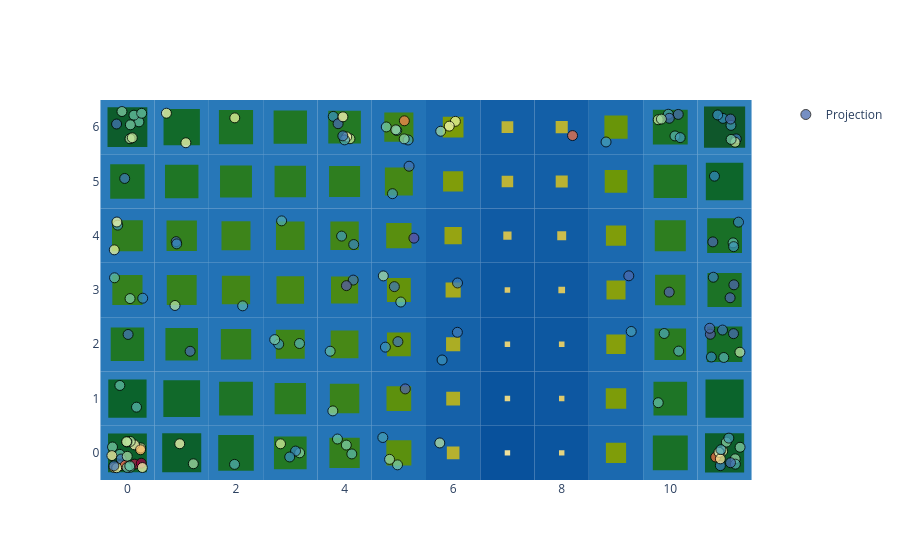

Notebook code cell kept with this figure:
### Code cell
attraction_marker = dict(opacity=.75, size=10, color=X_scaled_QE, colorscale="Spectral_r", line=dict(width=1, color="black"))
basin.pond() \
    .pad_layer() \
    .attraction_layer(X_scaled, jitter_amount=.3, marker=attraction_marker) \
    .visualize();

### Figure 1 — Plotly figure (JSON) as saved in the notebook; plotly's stock layout.template omitted (floating-point values rounded to 4 significant figures; data arrays with more than 128 entries replaced by an {"elided": "..."} marker saying what was removed)
{"data": [{"marker": {"color": {"elided": "150 float values"}, "colorscale": [[0.0, "rgb(94,79,162)"], [0.1, "rgb(50,136,189)"], [0.2, "rgb(102,194,165)"], [0.3, "rgb(171,221,164)"], [0.4, "rgb(230,245,152)"], [0.5, "rgb(255,255,191)"], [0.6, "rgb(254,224,139)"], [0.7, "rgb(253,174,97)"], [0.8, "rgb(244,109,67)"], [0.9, "rgb(213,62,79)"], [1.0, "rgb(158,1,66)"]], "line": {"color": "black", "width": 1}, "opacity": 0.75, "size": 10, "symbol": "circle"}, "mode": "markers", "name": "Projection", "x": {"elided": "150 float values"}, "y": {"elided": "150 float values"}, "type": "scatter"}], "layout": {"shapes": [{"fillcolor": "rgb(47, 127, 188)", "layer": "between", "line": {"width": 0}, "type": "rect", "x0": -0.5, "x1": 0.5, "xref": "x", "y0": -0.5, "y1": 0.5, "yref": "y"}, {"fillcolor": "rgb(47, 127, 188)", "layer": "between", "line": {"width": 0}, "type": "rect", "x0": 0.5, "x1": 1.5, "xref": "x", "y0": -0.5, "y1": 0.5, "yref": "y"}, {"fillcolor": "rgb(43, 123, 186)", "layer": "between", "line": {"width": 0}, "type": "rect", "x0": 1.5, "x1": 2.5, "xref": "x", "y0": -0.5, "y1": 0.5, "yref": "y"}, {"fillcolor": "rgb(40, 120, 184)", "layer": "between", "line": {"width": 0}, "type": "rect", "x0": 2.5, "x1": 3.5, "xref": "x", "y0": -0.5, "y1": 0.5, "yref": "y"}, {"fillcolor": "rgb(37, 117, 183)", "layer": "between", "line": {"width": 0}, "type": "rect", "x0": 3.5, "x1": 4.5, "xref": "x", "y0": -0.5, "y1": 0.5, "yref": "y"}, {"fillcolor": "rgb(31, 111, 179)", "layer": "between", "line": {"width": 0}, "type": "rect", "x0": 4.5, "x1": 5.5, "xref": "x", "y0": -0.5, "y1": 0.5, "yref": "y"}, {"fillcolor": "rgb(20, 96, 168)", "layer": "between", "line": {"width": 0}, "type": "rect", "x0": 5.5, "x1": 6.5, "xref": "x", "y0": -0.5, "y1": 0.5, "yref": "y"}, {"fillcolor": "rgb(8, 81, 156)", "layer": "between", "line": {"width": 0}, "type": "rect", "x0": 6.5, "x1": 7.5, "xref": "x", "y0": -0.5, "y1": 0.5, "yref": "y"}, {"fillcolor": "rgb(11, 85, 159)", "layer": "between", "line": {"width": 0}, "type": "rect", "x0": 7.5, "x1": 8.5, "xref": "x", "y0": -0.5, "y1": 0.5, "yref": "y"}, {"fillcolor": "rgb(27, 105, 175)", "layer": "between", "line": {"width": 0}, "type": "rect", "x0": 8.5, "x1": 9.5, "xref": "x", "y0": -0.5, "y1": 0.5, "yref": "y"}, {"fillcolor": "rgb(42, 122, 186)", "layer": "between", "line": {"width": 0}, "type": "rect", "x0": 9.5, "x1": 10.5, "xref": "x", "y0": -0.5, "y1": 0.5, "yref": "y"}, {"fillcolor": "rgb(48, 128, 189)", "layer": "between", "line": {"width": 0}, "type": "rect", "x0": 10.5, "x1": 11.5, "xref": "x", "y0": -0.5, "y1": 0.5, "yref": "y"}, {"fillcolor": "rgb(47, 127, 188)", "layer": "between", "line": {"width": 0}, "type": "rect", "x0": -0.5, "x1": 0.5, "xref": "x", "y0": 0.5, "y1": 1.5, "yref": "y"}, {"fillcolor": "rgb(45, 125, 187)", "layer": "between", "line": {"width": 0}, "type": "rect", "x0": 0.5, "x1": 1.5, "xref": "x", "y0": 0.5, "y1": 1.5, "yref": "y"}, {"fillcolor": "rgb(41, 121, 185)", "layer": "between", "line": {"width": 0}, "type": "rect", "x0": 1.5, "x1": 2.5, "xref": "x", "y0": 0.5, "y1": 1.5, "yref": "y"}, {"fillcolor": "rgb(38, 118, 184)", "layer": "between", "line": {"width": 0}, "type": "rect", "x0": 2.5, "x1": 3.5, "xref": "x", "y0": 0.5, "y1": 1.5, "yref": "y"}, {"fillcolor": "rgb(36, 116, 182)", "layer": "between", "line": {"width": 0}, "type": "rect", "x0": 3.5, "x1": 4.5, "xref": "x", "y0": 0.5, "y1": 1.5, "yref": "y"}, {"fillcolor": "rgb(31, 110, 179)", "layer": "between", "line": {"width": 0}, "type": "rect", "x0": 4.5, "x1": 5.5, "xref": "x", "y0": 0.5, "y1": 1.5, "yref": "y"}, {"fillcolor": "rgb(21, 97, 169)", "layer": "between", "line": {"width": 0}, "type": "rect", "x0": 5.5, "x1": 6.5, "xref": "x", "y0": 0.5, "y1": 1.5, "yref": "y"}, {"fillcolor": "rgb(10, 84, 158)", "layer": "between", "line": {"width": 0}, "type": "rect", "x0": 6.5, "x1": 7.5, "xref": "x", "y0": 0.5, "y1": 1.5, "yref": "y"}, {"fillcolor": "rgb(13, 87, 161)", "layer": "between", "line": {"width": 0}, "type": "rect", "x0": 7.5, "x1": 8.5, "xref": "x", "y0": 0.5, "y1": 1.5, "yref": "y"}, {"fillcolor": "rgb(27, 105, 175)", "layer": "between", "line": {"width": 0}, "type": "rect", "x0": 8.5, "x1": 9.5, "xref": "x", "y0": 0.5, "y1": 1.5, "yref": "y"}, {"fillcolor": "rgb(41, 121, 185)", "layer": "between", "line": {"width": 0}, "type": "rect", "x0": 9.5, "x1": 10.5, "xref": "x", "y0": 0.5, "y1": 1.5, "yref": "y"}, {"fillcolor": "rgb(46, 126, 188)", "layer": "between", "line": {"width": 0}, "type": "rect", "x0": 10.5, "x1": 11.5, "xref": "x", "y0": 0.5, "y1": 1.5, "yref": "y"}, {"fillcolor": "rgb(41, 121, 185)", "layer": "between", "line": {"width": 0}, "type": "rect", "x0": -0.5, "x1": 0.5, "xref": "x", "y0": 1.5, "y1": 2.5, "yref": "y"}, {"fillcolor": "rgb(40, 120, 184)", "layer": "between", "line": {"width": 0}, "type": "rect", "x0": 0.5, "x1": 1.5, "xref": "x", "y0": 1.5, "y1": 2.5, "yref": "y"}, {"fillcolor": "rgb(37, 117, 183)", "layer": "between", "line": {"width": 0}, "type": "rect", "x0": 1.5, "x1": 2.5, "xref": "x", "y0": 1.5, "y1": 2.5, "yref": "y"}, {"fillcolor": "rgb(35, 115, 182)", "layer": "between", "line": {"width": 0}, "type": "rect", "x0": 2.5, "x1": 3.5, "xref": "x", "y0": 1.5, "y1": 2.5, "yref": "y"}, {"fillcolor": "rgb(34, 114, 181)", "layer": "between", "line": {"width": 0}, "type": "rect", "x0": 3.5, "x1": 4.5, "xref": "x", "y0": 1.5, "y1": 2.5, "yref": "y"}, {"fillcolor": "rgb(30, 109, 178)", "layer": "between", "line": {"width": 0}, "type": "rect", "x0": 4.5, "x1": 5.5, "xref": "x", "y0": 1.5, "y1": 2.5, "yref": "y"}, {"fillcolor": "rgb(21, 98, 169)", "layer": "between", "line": {"width": 0}, "type": "rect", "x0": 5.5, "x1": 6.5, "xref": "x", "y0": 1.5, "y1": 2.5, "yref": "y"}, {"fillcolor": "rgb(12, 86, 160)", "layer": "between", "line": {"width": 0}, "type": "rect", "x0": 6.5, "x1": 7.5, "xref": "x", "y0": 1.5, "y1": 2.5, "yref": "y"}, {"fillcolor": "rgb(13, 88, 161)", "layer": "between", "line": {"width": 0}, "type": "rect", "x0": 7.5, "x1": 8.5, "xref": "x", "y0": 1.5, "y1": 2.5, "yref": "y"}, {"fillcolor": "rgb(26, 104, 174)", "layer": "between", "line": {"width": 0}, "type": "rect", "x0": 8.5, "x1": 9.5, "xref": "x", "y0": 1.5, "y1": 2.5, "yref": "y"}, {"fillcolor": "rgb(38, 118, 184)", "layer": "between", "line": {"width": 0}, "type": "rect", "x0": 9.5, "x1": 10.5, "xref": "x", "y0": 1.5, "y1": 2.5, "yref": "y"}, {"fillcolor": "rgb(43, 123, 186)", "layer": "between", "line": {"width": 0}, "type": "rect", "x0": 10.5, "x1": 11.5, "xref": "x", "y0": 1.5, "y1": 2.5, "yref": "y"}, {"fillcolor": "rgb(37, 117, 183)", "layer": "between", "line": {"width": 0}, "type": "rect", "x0": -0.5, "x1": 0.5, "xref": "x", "y0": 2.5, "y1": 3.5, "yref": "y"}, {"fillcolor": "rgb(36, 116, 183)", "layer": "between", "line": {"width": 0}, "type": "rect", "x0": 0.5, "x1": 1.5, "xref": "x", "y0": 2.5, "y1": 3.5, "yref": "y"}, {"fillcolor": "rgb(34, 114, 182)", "layer": "between", "line": {"width": 0}, "type": "rect", "x0": 1.5, "x1": 2.5, "xref": "x", "y0": 2.5, "y1": 3.5, "yref": "y"}, {"fillcolor": "rgb(34, 114, 181)", "layer": "between", "line": {"width": 0}, "type": "rect", "x0": 2.5, "x1": 3.5, "xref": "x", "y0": 2.5, "y1": 3.5, "yref": "y"}, {"fillcolor": "rgb(33, 113, 181)", "layer": "between", "line": {"width": 0}, "type": "rect", "x0": 3.5, "x1": 4.5, "xref": "x", "y0": 2.5, "y1": 3.5, "yref": "y"}, {"fillcolor": "rgb(30, 109, 178)", "layer": "between", "line": {"width": 0}, "type": "rect", "x0": 4.5, "x1": 5.5, "xref": "x", "y0": 2.5, "y1": 3.5, "yref": "y"}, {"fillcolor": "rgb(22, 99, 170)", "layer": "between", "line": {"width": 0}, "type": "rect", "x0": 5.5, "x1": 6.5, "xref": "x", "y0": 2.5, "y1": 3.5, "yref": "y"}, {"fillcolor": "rgb(13, 88, 161)", "layer": "between", "line": {"width": 0}, "type": "rect", "x0": 6.5, "x1": 7.5, "xref": "x", "y0": 2.5, "y1": 3.5, "yref": "y"}, {"fillcolor": "rgb(14, 89, 162)", "layer": "between", "line": {"width": 0}, "type": "rect", "x0": 7.5, "x1": 8.5, "xref": "x", "y0": 2.5, "y1": 3.5, "yref": "y"}, {"fillcolor": "rgb(26, 103, 174)", "layer": "between", "line": {"width": 0}, "type": "rect", "x0": 8.5, "x1": 9.5, "xref": "x", "y0": 2.5, "y1": 3.5, "yref": "y"}, {"fillcolor": "rgb(37, 117, 183)", "layer": "between", "line": {"width": 0}, "type": "rect", "x0": 9.5, "x1": 10.5, "xref": "x", "y0": 2.5, "y1": 3.5, "yref": "y"}, {"fillcolor": "rgb(42, 122, 185)", "layer": "between", "line": {"width": 0}, "type": "rect", "x0": 10.5, "x1": 11.5, "xref": "x", "y0": 2.5, "y1": 3.5, "yref": "y"}, {"fillcolor": "rgb(37, 117, 183)", "layer": "between", "line": {"width": 0}, "type": "rect", "x0": -0.5, "x1": 0.5, "xref": "x", "y0": 3.5, "y1": 4.5, "yref": "y"}, {"fillcolor": "rgb(37, 117, 183)", "layer": "between", "line": {"width": 0}, "type": "rect", "x0": 0.5, "x1": 1.5, "xref": "x", "y0": 3.5, "y1": 4.5, "yref": "y"}, {"fillcolor": "rgb(35, 115, 182)", "layer": "between", "line": {"width": 0}, "type": "rect", "x0": 1.5, "x1": 2.5, "xref": "x", "y0": 3.5, "y1": 4.5, "yref": "y"}, {"fillcolor": "rgb(35, 115, 182)", "layer": "between", "line": {"width": 0}, "type": "rect", "x0": 2.5, "x1": 3.5, "xref": "x", "y0": 3.5, "y1": 4.5, "yref": "y"}, {"fillcolor": "rgb(34, 114, 182)", "layer": "between", "line": {"width": 0}, "type": "rect", "x0": 3.5, "x1": 4.5, "xref": "x", "y0": 3.5, "y1": 4.5, "yref": "y"}, {"fillcolor": "rgb(31, 111, 179)", "layer": "between", "line": {"width": 0}, "type": "rect", "x0": 4.5, "x1": 5.5, "xref": "x", "y0": 3.5, "y1": 4.5, "yref": "y"}, {"fillcolor": "rgb(24, 101, 172)", "layer": "between", "line": {"width": 0}, "type": "rect", "x0": 5.5, "x1": 6.5, "xref": "x", "y0": 3.5, "y1": 4.5, "yref": "y"}, {"fillcolor": "rgb(16, 91, 164)", "layer": "between", "line": {"width": 0}, "type": "rect", "x0": 6.5, "x1": 7.5, "xref": "x", "y0": 3.5, "y1": 4.5, "yref": "y"}, {"fillcolor": "rgb(16, 92, 164)", "layer": "between", "line": {"width": 0}, "type": "rect", "x0": 7.5, "x1": 8.5, "xref": "x", "y0": 3.5, "y1": 4.5, "yref": "y"}, {"fillcolor": "rgb(27, 105, 175)", "layer": "between", "line": {"width": 0}, "type": "rect", "x0": 8.5, "x1": 9.5, "xref": "x", "y0": 3.5, "y1": 4.5, "yref": "y"}, {"fillcolor": "rgb(38, 118, 183)", "layer": "between", "line": {"width": 0}, "type": "rect", "x0": 9.5, "x1": 10.5, "xref": "x", "y0": 3.5, "y1": 4.5, "yref": "y"}, {"fillcolor": "rgb(42, 122, 186)", "layer": "between", "line": {"width": 0}, "type": "rect", "x0": 10.5, "x1": 11.5, "xref": "x", "y0": 3.5, "y1": 4.5, "yref": "y"}, {"fillcolor": "rgb(42, 122, 186)", "layer": "between", "line": {"width": 0}, "type": "rect", "x0": -0.5, "x1": 0.5, "xref": "x", "y0": 4.5, "y1": 5.5, "yref": "y"}, {"fillcolor": "rgb(41, 121, 185)", "layer": "between", "line": {"width": 0}, "type": "rect", "x0": 0.5, "x1": 1.5, "xref": "x", "y0": 4.5, "y1": 5.5, "yref": "y"}, {"fillcolor": "rgb(39, 119, 184)", "layer": "between", "line": {"width": 0}, "type": "rect", "x0": 1.5, "x1": 2.5, "xref": "x", "y0": 4.5, "y1": 5.5, "yref": "y"}, {"fillcolor": "rgb(38, 118, 184)", "layer": "between", "line": {"width": 0}, "type": "rect", "x0": 2.5, "x1": 3.5, "xref": "x", "y0": 4.5, "y1": 5.5, "yref": "y"}, {"fillcolor": "rgb(38, 118, 183)", "layer": "between", "line": {"width": 0}, "type": "rect", "x0": 3.5, "x1": 4.5, "xref": "x", "y0": 4.5, "y1": 5.5, "yref": "y"}, {"fillcolor": "rgb(34, 114, 181)", "layer": "between", "line": {"width": 0}, "type": "rect", "x0": 4.5, "x1": 5.5, "xref": "x", "y0": 4.5, "y1": 5.5, "yref": "y"}, {"fillcolor": "rgb(27, 105, 175)", "layer": "between", "line": {"width": 0}, "type": "rect", "x0": 5.5, "x1": 6.5, "xref": "x", "y0": 4.5, "y1": 5.5, "yref": "y"}, {"fillcolor": "rgb(19, 95, 167)", "layer": "between", "line": {"width": 0}, "type": "rect", "x0": 6.5, "x1": 7.5, "xref": "x", "y0": 4.5, "y1": 5.5, "yref": "y"}, {"fillcolor": "rgb(19, 95, 167)", "layer": "between", "line": {"width": 0}, "type": "rect", "x0": 7.5, "x1": 8.5, "xref": "x", "y0": 4.5, "y1": 5.5, "yref": "y"}, {"fillcolor": "rgb(29, 108, 177)", "layer": "between", "line": {"width": 0}, "type": "rect", "x0": 8.5, "x1": 9.5, "xref": "x", "y0": 4.5, "y1": 5.5, "yref": "y"}, {"fillcolor": "rgb(40, 120, 185)", "layer": "between", "line": {"width": 0}, "type": "rect", "x0": 9.5, "x1": 10.5, "xref": "x", "y0": 4.5, "y1": 5.5, "yref": "y"}, {"fillcolor": "rgb(46, 126, 187)", "layer": "between", "line": {"width": 0}, "type": "rect", "x0": 10.5, "x1": 11.5, "xref": "x", "y0": 4.5, "y1": 5.5, "yref": "y"}, {"fillcolor": "rgb(48, 128, 189)", "layer": "between", "line": {"width": 0}, "type": "rect", "x0": -0.5, "x1": 0.5, "xref": "x", "y0": 5.5, "y1": 6.5, "yref": "y"}, {"fillcolor": "rgb(44, 124, 187)", "layer": "between", "line": {"width": 0}, "type": "rect", "x0": 0.5, "x1": 1.5, "xref": "x", "y0": 5.5, "y1": 6.5, "yref": "y"}, {"fillcolor": "rgb(41, 121, 185)", "layer": "between", "line": {"width": 0}, "type": "rect", "x0": 1.5, "x1": 2.5, "xref": "x", "y0": 5.5, "y1": 6.5, "yref": "y"}, {"fillcolor": "rgb(41, 121, 185)", "layer": "between", "line": {"width": 0}, "type": "rect", "x0": 2.5, "x1": 3.5, "xref": "x", "y0": 5.5, "y1": 6.5, "yref": "y"}, {"fillcolor": "rgb(40, 120, 184)", "layer": "between", "line": {"width": 0}, "type": "rect", "x0": 3.5, "x1": 4.5, "xref": "x", "y0": 5.5, "y1": 6.5, "yref": "y"}, {"fillcolor": "rgb(35, 115, 182)", "layer": "between", "line": {"width": 0}, "type": "rect", "x0": 4.5, "x1": 5.5, "xref": "x", "y0": 5.5, "y1": 6.5, "yref": "y"}, {"fillcolor": "rgb(27, 105, 175)", "layer": "between", "line": {"width": 0}, "type": "rect", "x0": 5.5, "x1": 6.5, "xref": "x", "y0": 5.5, "y1": 6.5, "yref": "y"}, {"fillcolor": "rgb(19, 95, 167)", "layer": "between", "line": {"width": 0}, "type": "rect", "x0": 6.5, "x1": 7.5, "xref": "x", "y0": 5.5, "y1": 6.5, "yref": "y"}, {"fillcolor": "rgb(19, 95, 167)", "layer": "between", "line": {"width": 0}, "type": "rect", "x0": 7.5, "x1": 8.5, "xref": "x", "y0": 5.5, "y1": 6.5, "yref": "y"}, {"fillcolor": "rgb(29, 108, 177)", "layer": "between", "line": {"width": 0}, "type": "rect", "x0": 8.5, "x1": 9.5, "xref": "x", "y0": 5.5, "y1": 6.5, "yref": "y"}, {"fillcolor": "rgb(42, 122, 186)", "layer": "between", "line": {"width": 0}, "type": "rect", "x0": 9.5, "x1": 10.5, "xref": "x", "y0": 5.5, "y1": 6.5, "yref": "y"}, {"fillcolor": "rgb(50, 130, 190)", "layer": "between", "line": {"width": 0}, "type": "rect", "x0": 10.5, "x1": 11.5, "xref": "x", "y0": 5.5, "y1": 6.5, "yref": "y"}, {"fillcolor": "rgb(12, 97, 44)", "layer": "between", "line": {"width": 0}, "type": "rect", "x0": -0.3576, "x1": 0.3576, "xref": "x", "y0": -0.3576, "y1": 0.3576, "yref": "y"}, {"fillcolor": "rgb(12, 96, 44)", "layer": "between", "line": {"width": 0}, "type": "rect", "x0": 0.6405, "x1": 1.359, "xref": "x", "y0": -0.3595, "y1": 0.3595, "yref": "y"}, {"fillcolor": "rgb(22, 109, 40)", "layer": "between", "line": {"width": 0}, "type": "rect", "x0": 1.673, "x1": 2.327, "xref": "x", "y0": -0.3274, "y1": 0.3274, "yref": "y"}, {"fillcolor": "rgb(35, 121, 36)", "layer": "between", "line": {"width": 0}, "type": "rect", "x0": 2.699, "x1": 3.301, "xref": "x", "y0": -0.3006, "y1": 0.3006, "yref": "y"}, {"fillcolor": "rgb(52, 128, 29)", "layer": "between", "line": {"width": 0}, "type": "rect", "x0": 3.721, "x1": 4.279, "xref": "x", "y0": -0.2792, "y1": 0.2792, "yref": "y"}, {"fillcolor": "rgb(91, 144, 14)", "layer": "between", "line": {"width": 0}, "type": "rect", "x0": 4.769, "x1": 5.231, "xref": "x", "y0": -0.2306, "y1": 0.2306, "yref": "y"}, {"fillcolor": "rgb(182, 177, 47)", "layer": "between", "line": {"width": 0}, "type": "rect", "x0": 5.884, "x1": 6.116, "xref": "x", "y0": -0.1163, "y1": 0.1163, "yref": "y"}, {"fillcolor": "rgb(239, 225, 156)", "layer": "between", "line": {"width": 0}, "type": "rect", "x0": 6.95, "x1": 7.05, "xref": "x", "y0": -0.05, "y1": 0.05, "yref": "y"}, {"fillcolor": "rgb(229, 212, 128)", "layer": "between", "line": {"width": 0}, "type": "rect", "x0": 7.95, "x1": 8.05, "xref": "x", "y0": -0.05, "y1": 0.05, "yref": "y"}, {"fillcolor": "rgb(127, 157, 9)", "layer": "between", "line": {"width": 0}, "type": "rect", "x0": 8.814, "x1": 9.186, "xref": "x", "y0": -0.1864, "y1": 0.1864, "yref": "y"}, {"fillcolor": "rgb(25, 112, 39)", "layer": "between", "line": {"width": 0}, "type": "rect", "x0": 9.678, "x1": 10.32, "xref": "x", "y0": -0.3217, "y1": 0.3217, "yref": "y"}, {"fillcolor": "rgb(12, 95, 44)", "layer": "between", "line": {"width": 0}, "type": "rect", "x0": 10.64, "x1": 11.36, "xref": "x", "y0": -0.3606, "y1": 0.3606, "yref": "y"}, {"fillcolor": "rgb(11, 99, 44)", "layer": "between", "line": {"width": 0}, "type": "rect", "x0": -0.3525, "x1": 0.3525, "xref": "x", "y0": 0.6475, "y1": 1.352, "yref": "y"}, {"fillcolor": "rgb(17, 105, 42)", "layer": "between", "line": {"width": 0}, "type": "rect", "x0": 0.6617, "x1": 1.338, "xref": "x", "y0": 0.6617, "y1": 1.338, "yref": "y"}, {"fillcolor": "rgb(30, 116, 38)", "layer": "between", "line": {"width": 0}, "type": "rect", "x0": 1.689, "x1": 2.311, "xref": "x", "y0": 0.689, "y1": 1.311, "yref": "y"}, {"fillcolor": "rgb(44, 125, 32)", "layer": "between", "line": {"width": 0}, "type": "rect", "x0": 2.712, "x1": 3.288, "xref": "x", "y0": 0.7117, "y1": 1.288, "yref": "y"}, {"fillcolor": "rgb(58, 131, 27)", "layer": "between", "line": {"width": 0}, "type": "rect", "x0": 3.729, "x1": 4.271, "xref": "x", "y0": 0.7289, "y1": 1.271, "yref": "y"}, {"fillcolor": "rgb(93, 145, 13)", "layer": "between", "line": {"width": 0}, "type": "rect", "x0": 4.772, "x1": 5.228, "xref": "x", "y0": 0.7725, "y1": 1.228, "yref": "y"}, {"fillcolor": "rgb(174, 174, 38)", "layer": "between", "line": {"width": 0}, "type": "rect", "x0": 5.873, "x1": 6.127, "xref": "x", "y0": 0.8728, "y1": 1.127, "yref": "y"}, {"fillcolor": "rgb(230, 213, 132)", "layer": "between", "line": {"width": 0}, "type": "rect", "x0": 6.95, "x1": 7.05, "xref": "x", "y0": 0.95, "y1": 1.05, "yref": "y"}, {"fillcolor": "rgb(222, 202, 109)", "layer": "between", "line": {"width": 0}, "type": "rect", "x0": 7.95, "x1": 8.05, "xref": "x", "y0": 0.95, "y1": 1.05, "yref": "y"}, {"fillcolor": "rgb(125, 156, 9)", "layer": "between", "line": {"width": 0}, "type": "rect", "x0": 8.812, "x1": 9.188, "xref": "x", "y0": 0.8116, "y1": 1.188, "yref": "y"}, {"fillcolor": "rgb(30, 117, 38)", "layer": "between", "line": {"width": 0}, "type": "rect", "x0": 9.69, "x1": 10.31, "xref": "x", "y0": 0.6904, "y1": 1.31, "yref": "y"}, {"fillcolor": "rgb(11, 100, 44)", "layer": "between", "line": {"width": 0}, "type": "rect", "x0": 10.65, "x1": 11.35, "xref": "x", "y0": 0.6489, "y1": 1.351, "yref": "y"}, {"fillcolor": "rgb(31, 118, 37)", "layer": "between", "line": {"width": 0}, "type": "rect", "x0": -0.3077, "x1": 0.3077, "xref": "x", "y0": 1.692, "y1": 2.308, "yref": "y"}, {"fillcolor": "rgb(35, 121, 36)", "layer": "between", "line": {"width": 0}, "type": "rect", "x0": 0.6999, "x1": 1.3, "xref": "x", "y0": 1.7, "y1": 2.3, "yref": "y"}, {"fillcolor": "rgb(51, 128, 29)", "layer": "between", "line": {"width": 0}, "type": "rect", "x0": 1.721, "x1": 2.279, "xref": "x", "y0": 1.721, "y1": 2.279, "yref": "y"}, {"fillcolor": "rgb(62, 133, 25)", "layer": "between", "line": {"width": 0}, "type": "rect", "x0": 2.734, "x1": 3.266, "xref": "x", "y0": 1.734, "y1": 2.266, "yref": "y"}, {"fillcolor": "rgb(71, 136, 22)", "layer": "between", "line": {"width": 0}, "type": "rect", "x0": 3.744, "x1": 4.256, "xref": "x", "y0": 1.744, "y1": 2.256, "yref": "y"}, {"fillcolor": "rgb(100, 147, 11)", "layer": "between", "line": {"width": 0}, "type": "rect", "x0": 4.781, "x1": 5.219, "xref": "x", "y0": 1.781, "y1": 2.219, "yref": "y"}, {"fillcolor": "rgb(171, 173, 36)", "layer": "between", "line": {"width": 0}, "type": "rect", "x0": 5.869, "x1": 6.131, "xref": "x", "y0": 1.869, "y1": 2.131, "yref": "y"}, {"fillcolor": "rgb(226, 208, 121)", "layer": "between", "line": {"width": 0}, "type": "rect", "x0": 6.95, "x1": 7.05, "xref": "x", "y0": 1.95, "y1": 2.05, "yref": "y"}, {"fillcolor": "rgb(220, 200, 105)", "layer": "between", "line": {"width": 0}, "type": "rect", "x0": 7.948, "x1": 8.052, "xref": "x", "y0": 1.948, "y1": 2.052, "yref": "y"}, {"fillcolor": "rgb(134, 159, 12)", "layer": "between", "line": {"width": 0}, "type": "rect", "x0": 8.821, "x1": 9.179, "xref": "x", "y0": 1.821, "y1": 2.179, "yref": "y"}, {"fillcolor": "rgb(42, 124, 33)", "layer": "between", "line": {"width": 0}, "type": "rect", "x0": 9.709, "x1": 10.29, "xref": "x", "y0": 1.709, "y1": 2.291, "yref": "y"}, {"fillcolor": "rgb(22, 110, 40)", "layer": "between", "line": {"width": 0}, "type": "rect", "x0": 10.67, "x1": 11.33, "xref": "x", "y0": 1.673, "y1": 2.327, "yref": "y"}, {"fillcolor": "rgb(53, 129, 29)", "layer": "between", "line": {"width": 0}, "type": "rect", "x0": -0.2779, "x1": 0.2779, "xref": "x", "y0": 2.722, "y1": 3.278, "yref": "y"}, {"fillcolor": "rgb(55, 130, 28)", "layer": "between", "line": {"width": 0}, "type": "rect", "x0": 0.725, "x1": 1.275, "xref": "x", "y0": 2.725, "y1": 3.275, "yref": "y"}, {"fillcolor": "rgb(67, 134, 23)", "layer": "between", "line": {"width": 0}, "type": "rect", "x0": 1.74, "x1": 2.26, "xref": "x", "y0": 2.74, "y1": 3.26, "yref": "y"}, {"fillcolor": "rgb(72, 137, 21)", "layer": "between", "line": {"width": 0}, "type": "rect", "x0": 2.746, "x1": 3.254, "xref": "x", "y0": 2.746, "y1": 3.254, "yref": "y"}, {"fillcolor": "rgb(75, 138, 20)", "layer": "between", "line": {"width": 0}, "type": "rect", "x0": 3.75, "x1": 4.25, "xref": "x", "y0": 2.75, "y1": 3.25, "yref": "y"}, {"fillcolor": "rgb(100, 147, 11)", "layer": "between", "line": {"width": 0}, "type": "rect", "x0": 4.78, "x1": 5.22, "xref": "x", "y0": 2.78, "y1": 3.22, "yref": "y"}, {"fillcolor": "rgb(165, 170, 29)", "layer": "between", "line": {"width": 0}, "type": "rect", "x0": 5.861, "x1": 6.139, "xref": "x", "y0": 2.861, "y1": 3.139, "yref": "y"}, {"fillcolor": "rgb(221, 201, 105)", "layer": "between", "line": {"width": 0}, "type": "rect", "x0": 6.949, "x1": 7.051, "xref": "x", "y0": 2.949, "y1": 3.051, "yref": "y"}, {"fillcolor": "rgb(215, 197, 95)", "layer": "between", "line": {"width": 0}, "type": "rect", "x0": 7.938, "x1": 8.062, "xref": "x", "y0": 2.938, "y1": 3.062, "yref": "y"}, {"fillcolor": "rgb(136, 160, 13)", "layer": "between", "line": {"width": 0}, "type": "rect", "x0": 8.825, "x1": 9.175, "xref": "x", "y0": 2.825, "y1": 3.175, "yref": "y"}, {"fillcolor": "rgb(51, 128, 30)", "layer": "between", "line": {"width": 0}, "type": "rect", "x0": 9.72, "x1": 10.28, "xref": "x", "y0": 2.72, "y1": 3.28, "yref": "y"}, {"fillcolor": "rgb(28, 115, 38)", "layer": "between", "line": {"width": 0}, "type": "rect", "x0": 10.68, "x1": 11.32, "xref": "x", "y0": 2.685, "y1": 3.315, "yref": "y"}, {"fillcolor": "rgb(48, 126, 31)", "layer": "between", "line": {"width": 0}, "type": "rect", "x0": -0.284, "x1": 0.284, "xref": "x", "y0": 3.716, "y1": 4.284, "yref": "y"}, {"fillcolor": "rgb(51, 128, 30)", "layer": "between", "line": {"width": 0}, "type": "rect", "x0": 0.7203, "x1": 1.28, "xref": "x", "y0": 3.72, "y1": 4.28, "yref": "y"}, {"fillcolor": "rgb(61, 132, 26)", "layer": "between", "line": {"width": 0}, "type": "rect", "x0": 1.733, "x1": 2.267, "xref": "x", "y0": 3.733, "y1": 4.267, "yref": "y"}, {"fillcolor": "rgb(64, 133, 24)", "layer": "between", "line": {"width": 0}, "type": "rect", "x0": 2.736, "x1": 3.264, "xref": "x", "y0": 3.736, "y1": 4.264, "yref": "y"}, {"fillcolor": "rgb(66, 134, 24)", "layer": "between", "line": {"width": 0}, "type": "rect", "x0": 3.739, "x1": 4.261, "xref": "x", "y0": 3.739, "y1": 4.261, "yref": "y"}, {"fillcolor": "rgb(89, 143, 15)", "layer": "between", "line": {"width": 0}, "type": "rect", "x0": 4.767, "x1": 5.233, "xref": "x", "y0": 3.767, "y1": 4.233, "yref": "y"}, {"fillcolor": "rgb(150, 164, 18)", "layer": "between", "line": {"width": 0}, "type": "rect", "x0": 5.841, "x1": 6.159, "xref": "x", "y0": 3.841, "y1": 4.159, "yref": "y"}, {"fillcolor": "rgb(207, 191, 81)", "layer": "between", "line": {"width": 0}, "type": "rect", "x0": 6.924, "x1": 7.076, "xref": "x", "y0": 3.924, "y1": 4.076, "yref": "y"}, {"fillcolor": "rgb(204, 189, 76)", "layer": "between", "line": {"width": 0}, "type": "rect", "x0": 7.918, "x1": 8.082, "xref": "x", "y0": 3.918, "y1": 4.082, "yref": "y"}, {"fillcolor": "rgb(128, 157, 10)", "layer": "between", "line": {"width": 0}, "type": "rect", "x0": 8.814, "x1": 9.186, "xref": "x", "y0": 3.814, "y1": 4.186, "yref": "y"}, {"fillcolor": "rgb(46, 126, 31)", "layer": "between", "line": {"width": 0}, "type": "rect", "x0": 9.714, "x1": 10.29, "xref": "x", "y0": 3.714, "y1": 4.286, "yref": "y"}, {"fillcolor": "rgb(25, 112, 39)", "layer": "between", "line": {"width": 0}, "type": "rect", "x0": 10.68, "x1": 11.32, "xref": "x", "y0": 3.679, "y1": 4.321, "yref": "y"}, {"fillcolor": "rgb(27, 114, 39)", "layer": "between", "line": {"width": 0}, "type": "rect", "x0": -0.3168, "x1": 0.3168, "xref": "x", "y0": 4.683, "y1": 5.317, "yref": "y"}, {"fillcolor": "rgb(31, 118, 37)", "layer": "between", "line": {"width": 0}, "type": "rect", "x0": 0.6918, "x1": 1.308, "xref": "x", "y0": 4.692, "y1": 5.308, "yref": "y"}, {"fillcolor": "rgb(40, 123, 34)", "layer": "between", "line": {"width": 0}, "type": "rect", "x0": 1.706, "x1": 2.294, "xref": "x", "y0": 4.706, "y1": 5.294, "yref": "y"}, {"fillcolor": "rgb(44, 125, 33)", "layer": "between", "line": {"width": 0}, "type": "rect", "x0": 2.711, "x1": 3.289, "xref": "x", "y0": 4.711, "y1": 5.289, "yref": "y"}, {"fillcolor": "rgb(46, 126, 31)", "layer": "between", "line": {"width": 0}, "type": "rect", "x0": 3.714, "x1": 4.286, "xref": "x", "y0": 4.714, "y1": 5.286, "yref": "y"}, {"fillcolor": "rgb(69, 136, 22)", "layer": "between", "line": {"width": 0}, "type": "rect", "x0": 4.743, "x1": 5.257, "xref": "x", "y0": 4.743, "y1": 5.257, "yref": "y"}, {"fillcolor": "rgb(128, 157, 10)", "layer": "between", "line": {"width": 0}, "type": "rect", "x0": 5.815, "x1": 6.185, "xref": "x", "y0": 4.815, "y1": 5.185, "yref": "y"}, {"fillcolor": "rgb(189, 180, 54)", "layer": "between", "line": {"width": 0}, "type": "rect", "x0": 6.894, "x1": 7.106, "xref": "x", "y0": 4.894, "y1": 5.106, "yref": "y"}, {"fillcolor": "rgb(186, 179, 51)", "layer": "between", "line": {"width": 0}, "type": "rect", "x0": 7.889, "x1": 8.111, "xref": "x", "y0": 4.889, "y1": 5.111, "yref": "y"}, {"fillcolor": "rgb(109, 151, 7)", "layer": "between", "line": {"width": 0}, "type": "rect", "x0": 8.792, "x1": 9.208, "xref": "x", "y0": 4.792, "y1": 5.208, "yref": "y"}, {"fillcolor": "rgb(32, 118, 37)", "layer": "between", "line": {"width": 0}, "type": "rect", "x0": 9.693, "x1": 10.31, "xref": "x", "y0": 4.693, "y1": 5.307, "yref": "y"}, {"fillcolor": "rgb(13, 102, 43)", "layer": "between", "line": {"width": 0}, "type": "rect", "x0": 10.65, "x1": 11.35, "xref": "x", "y0": 4.655, "y1": 5.345, "yref": "y"}, {"fillcolor": "rgb(13, 93, 44)", "layer": "between", "line": {"width": 0}, "type": "rect", "x0": -0.367, "x1": 0.367, "xref": "x", "y0": 5.633, "y1": 6.367, "yref": "y"}, {"fillcolor": "rgb(18, 106, 42)", "layer": "between", "line": {"width": 0}, "type": "rect", "x0": 0.6653, "x1": 1.335, "xref": "x", "y0": 5.665, "y1": 6.335, "yref": "y"}, {"fillcolor": "rgb(28, 115, 38)", "layer": "between", "line": {"width": 0}, "type": "rect", "x0": 1.686, "x1": 2.314, "xref": "x", "y0": 5.686, "y1": 6.314, "yref": "y"}, {"fillcolor": "rgb(32, 118, 37)", "layer": "between", "line": {"width": 0}, "type": "rect", "x0": 2.693, "x1": 3.307, "xref": "x", "y0": 5.693, "y1": 6.307, "yref": "y"}, {"fillcolor": "rgb(35, 121, 36)", "layer": "between", "line": {"width": 0}, "type": "rect", "x0": 3.7, "x1": 4.3, "xref": "x", "y0": 5.7, "y1": 6.3, "yref": "y"}, {"fillcolor": "rgb(61, 132, 26)", "layer": "between", "line": {"width": 0}, "type": "rect", "x0": 4.732, "x1": 5.268, "xref": "x", "y0": 5.732, "y1": 6.268, "yref": "y"}, {"fillcolor": "rgb(124, 156, 8)", "layer": "between", "line": {"width": 0}, "type": "rect", "x0": 5.81, "x1": 6.19, "xref": "x", "y0": 5.81, "y1": 6.19, "yref": "y"}, {"fillcolor": "rgb(188, 180, 53)", "layer": "between", "line": {"width": 0}, "type": "rect", "x0": 6.892, "x1": 7.108, "xref": "x", "y0": 5.892, "y1": 6.108, "yref": "y"}, {"fillcolor": "rgb(185, 179, 50)", "layer": "between", "line": {"width": 0}, "type": "rect", "x0": 7.888, "x1": 8.112, "xref": "x", "y0": 5.888, "y1": 6.112, "yref": "y"}, {"fillcolor": "rgb(105, 149, 9)", "layer": "between", "line": {"width": 0}, "type": "rect", "x0": 8.786, "x1": 9.214, "xref": "x", "y0": 5.786, "y1": 6.214, "yref": "y"}, {"fillcolor": "rgb(25, 112, 39)", "layer": "between", "line": {"width": 0}, "type": "rect", "x0": 9.679, "x1": 10.32, "xref": "x", "y0": 5.679, "y1": 6.321, "yref": "y"}, {"fillcolor": "rgb(15, 87, 43)", "layer": "between", "line": {"width": 0}, "type": "rect", "x0": 10.62, "x1": 11.38, "xref": "x", "y0": 5.621, "y1": 6.379, "yref": "y"}], "xaxis": {"range": [-0.5, 11.5], "scaleanchor": "y", "constrain": "domain", "zeroline": false, "showgrid": false}, "yaxis": {"range": [-0.5, 6.5], "zeroline": false, "showgrid": false}, "autosize": true, "showlegend": true}}
